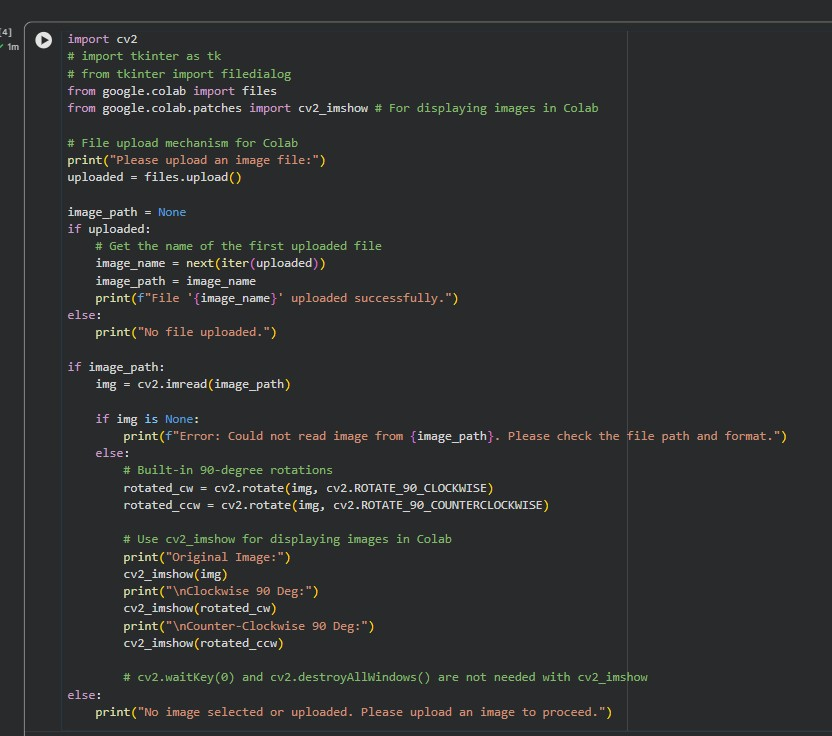
#> input picture Lab Experiments/Exp 9/exp 9 code.jpg, 832 x 736 px, found by its file name
$ python Exp16code.py
#> lines starting #> are read from the running program, lines starting #| are printed output that depends on the picture
# EDGE DETECTION USING CANNY

import cv2
import matplotlib.pyplot as plt
from google.colab import files

# Upload Image
uploaded = files.upload()
#> the answer given: exp 9 code.jpg

filename = list(uploaded.keys())[0]

# Read Image
img = cv2.imread(filename)
#> img is the input picture: shape (736, 832, 3); mean B, G, R 47.7, 47, 45.9
gray = cv2.cvtColor(img, cv2.COLOR_BGR2GRAY)

# Canny Edge Detection
edges = cv2.Canny(gray, 100, 200)
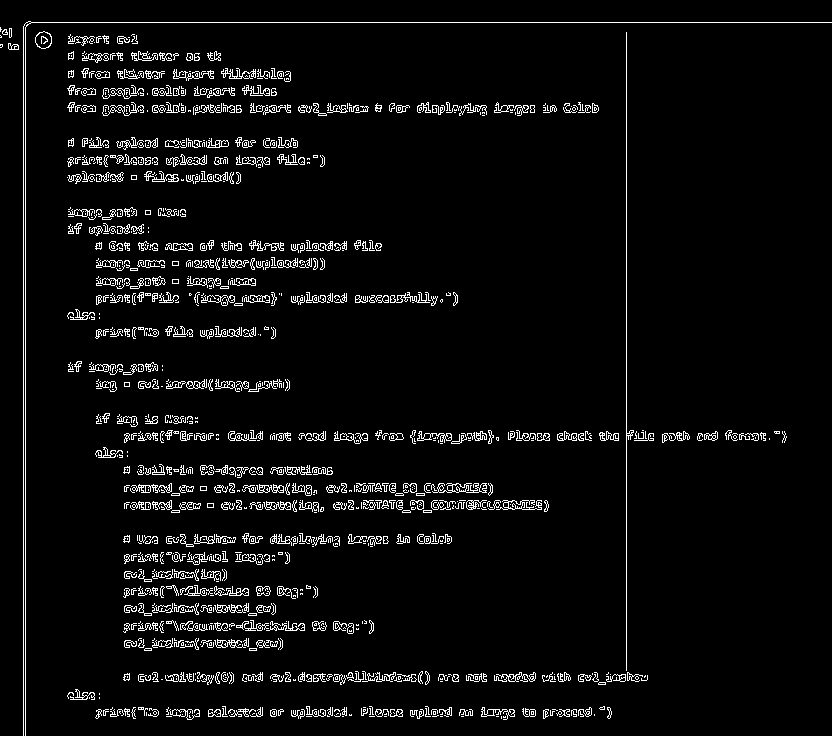
#> edges: shape (736, 832); 4.8% white in thin lines or dots

# Display
plt.figure(figsize=(10,5))

plt.subplot(1,2,1)
plt.imshow(cv2.cvtColor(img, cv2.COLOR_BGR2RGB))
plt.title("Original Image")
plt.axis("off")

plt.subplot(1,2,2)
plt.imshow(edges, cmap='gray')
plt.title("Canny Edge Detection")
plt.axis("off")

plt.show()
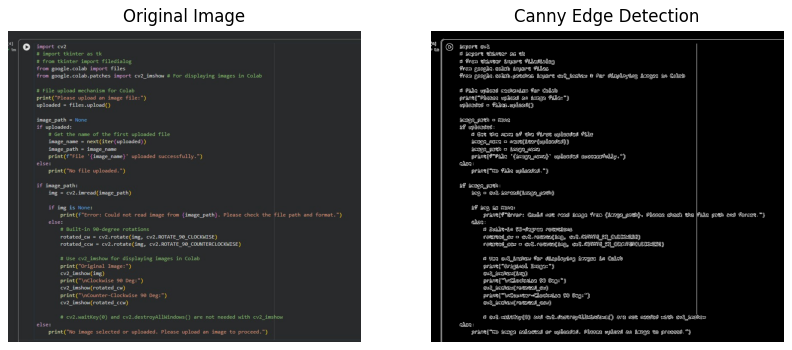
#> figure drawn by matplotlib, 2 panels
